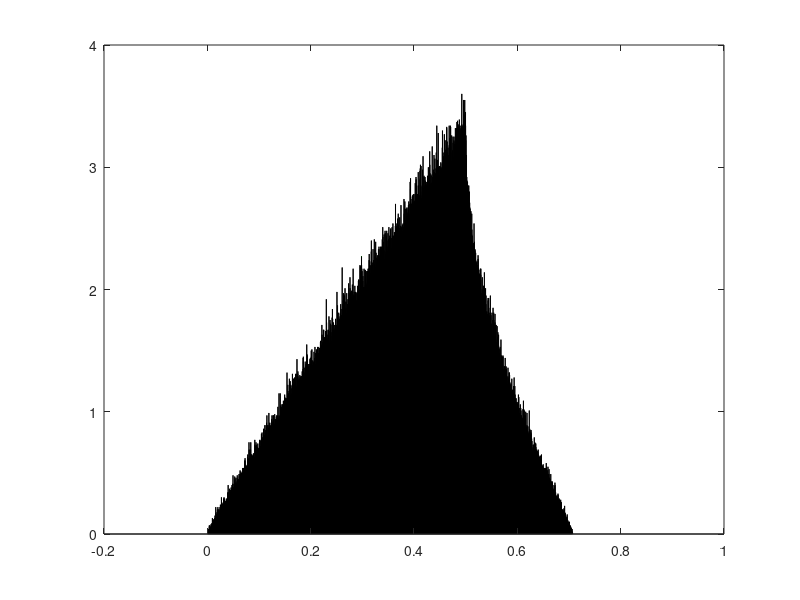

MATLAB code to generate this figure:
#     quadrado  1x1
#
#     -------------
#     -------------
#     -------------
#     -------------
#     -------------
#     -------------    

Nexp = 1000000;

X = rand(1, Nexp); #1 linha e Nexp colunas
Y = rand(1, Nexp); #1 linha e Nexp colunas

#figure(1)
#scatter(X, Y) #plot do quadrado com os pontos sorteados

D = sqrt((X - 0.5).^2 + (Y - 0.5).^2); #distancia do ponto ate o centro do quadrado

min(D); #valor minimo do vetor
max(D); #valor maximo do vetor

SD = -0.1 : 0.0001 : 0.8; #espaço amostral para o histograma

freq_D = hist(D, SD); #dados aleatorios, bins/espaç amostral
pdf_D = freq_D / trapz(SD, freq_D);

figure(2)
bar(SD, pdf_D, 'g')